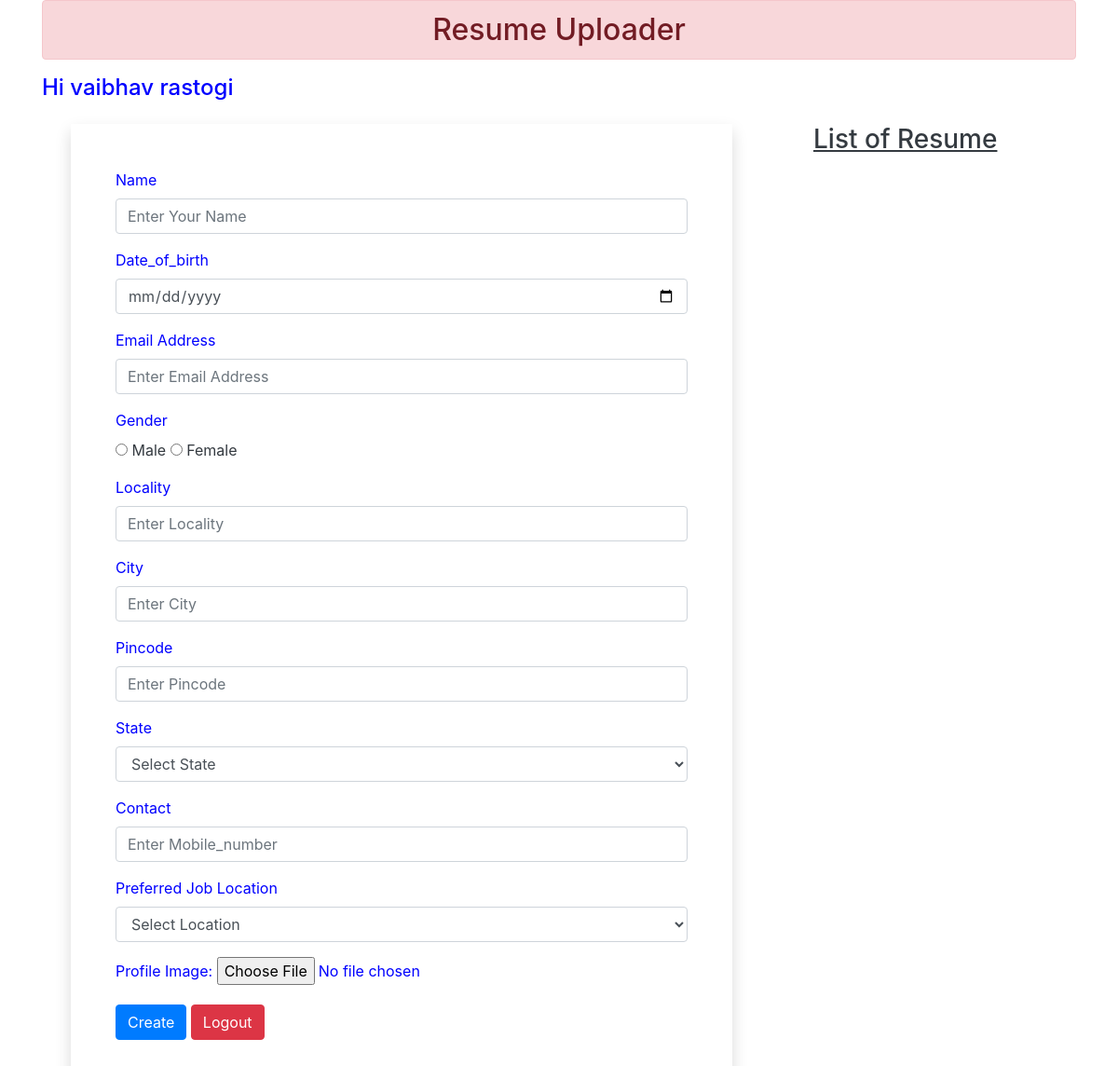
The page /ResumeForm/ (signed in) on the database as committed earlier.
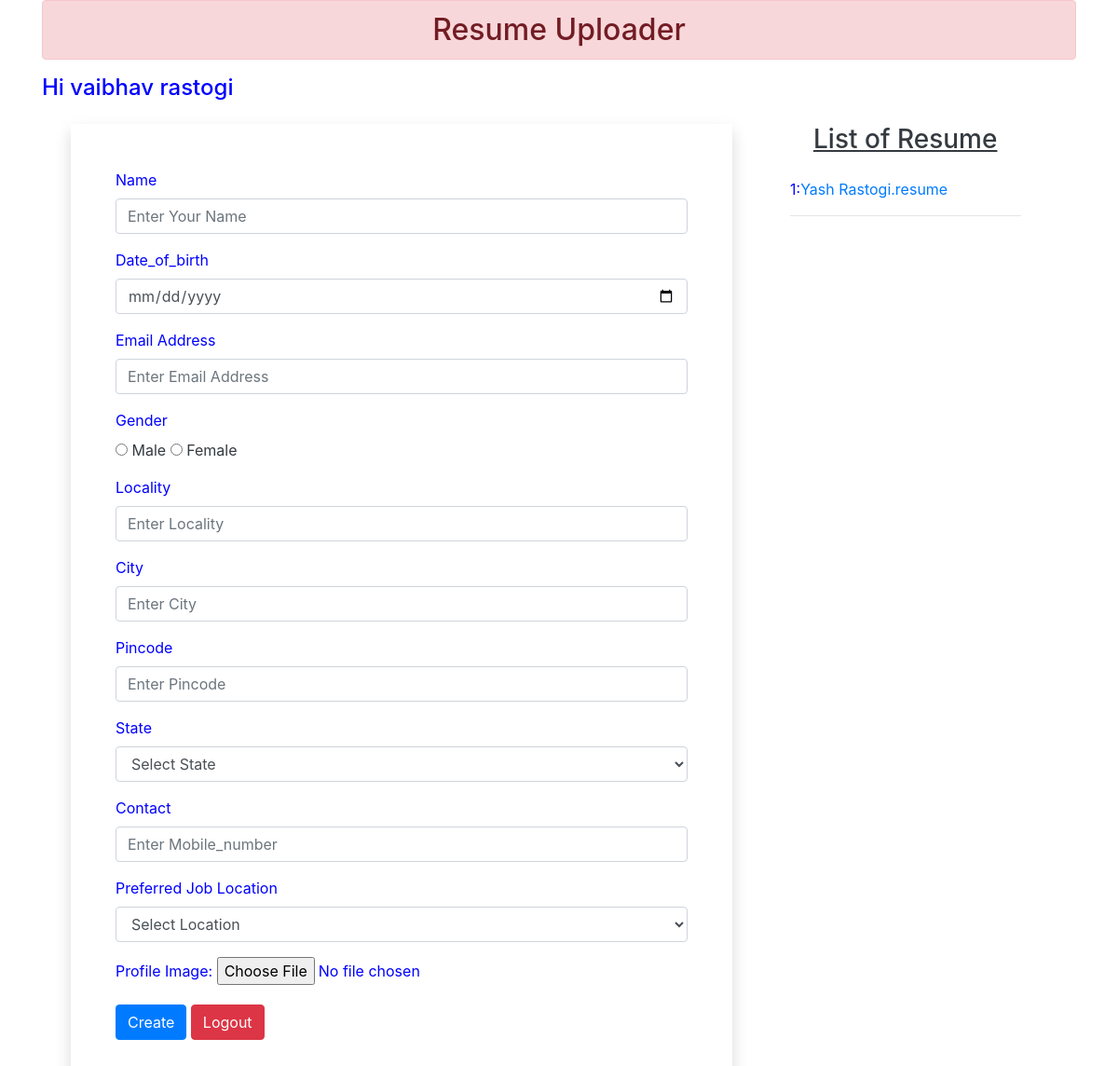
The same page on the database as committed later.
### VRmaker/models.py (models this page shows)
class Filldetails(models.Model):
    name=models.CharField(max_length=100)
    dob=models.DateField(auto_now=False,auto_now_add=False)
    email=models.EmailField(max_length=100)
    gender=models.CharField(max_length=100)
    locality=models.CharField(max_length=100)
    city=models.CharField(max_length=100)
    pincode=models.IntegerField(null=True)
    state=models.CharField(max_length=100)
    contact=models.IntegerField(null=True)
    preferredJL=models.CharField(max_length=100)
    image=models.ImageField(upload_to="myimage",null=True)

### VRmaker/views.py (the view, shortened to what this page needs)
# urls.py: path('ResumeForm/',views.ResumeForm.as_view(),name='fillup'),
class ResumeForm(View):
        def get(self,request):
            if request.user.is_authenticated:
                data=Filldetails.objects.all()
                return render(request,'VRmaker/fillup.html',{'datas':data})
            return HttpResponseRedirect('/login/')

### VRmaker/templates/VRmaker/fillup.html (shortened to what this page needs)
{% extends 'VRmaker/base.html' %}
{% load static %}
{% block content %}
<div>
    <h2 class="alert alert-danger text-center">Resume Uploader</h2>
</div>
<h4>Hi {{request.user.first_name}} {{request.user.last_name}}</h4>
<div class="container">
    <div class="row">
        <div class="col-sm-8 m-3 ">
            <form action="" method="post" class=" shadow p-5" enctype="multipart/form-data">
                <div class="form-group">
                    <label>Name</label>
                    <input type="text" name="name" class="form-control" required id="exampleInputname"
                        placeholder="Enter Your Name"><b></b>
                </div>
                <div class="form-group">
                    <label>Date_of_birth</label>
                    <input type="date" name="dob" class="form-control" required id="exampleInputdate"
                        placeholder="Enter Date_of_birth"><b></b>
                </div>
                <div class="form-group">
                    <label>Email Address</label>
                    <input type="email" name="email" class="form-control" required id="exampleInputEmail1"
                        placeholder="Enter Email Address"><b></b>
                </div>
                <div class="form-group">
                    <label for="exampleInputPassword1">Gender</label><br>
                    <input type="radio" name="gender" value="male"> <span class="text-dark">Male</span>
                    <input type="radio" name="gender" value="female"> <span class="text-dark">Female</span>
                </div>
                <div class="form-group">
                    <label>Locality</label>
                    <input type="text" name="locality" class="form-control" required id="exampleInputlocality"
                        placeholder="Enter Locality"><b></b>
                </div>
                <div class="form-group">
                    <label>City</label>
                    <input type="text" name="city" class="form-control" required id="exampleInputcity"
                        placeholder="Enter City"><b></b>
                </div>
                <div class="form-group">
                    <label>Pincode</label>
                    <input type="number" name="pincode" class="form-control" required id="exampleInputpincode"
                        placeholder="Enter Pincode"><b></b>
                </div>
                <div class="form-group">
                    <label for="state">State</label>
                    <select name="state" id="state" required class="form-control">
                        <option value="SelectState">Select State</option>
                    </select><b></b>
                </div>
                <div class="form-group">
                    <label>Contact</label>
                    <input type="text" name="contact" class="form-control" required id="exampleInputcontact"
                        placeholder="Enter Mobile_number"><b></b>
                </div>
                <div class="form-group">
                    <label for="preferredJL">Preferred Job Location</label>
                    <select name="preferredJL" id="state" required class="form-control">
                        <option value="SelectState">Select Location</option>
                        <option value="Sitapur">Sitapur</option></select><b></b>
                </div>
                <div class="form-group">
                    <label for="exampleFormControlFile1">Profile Image:</label>
                    <input type="file" name="image" class="form-control-image" id="exampleFormControlimage">
                </div>
                <button type="submit" class="btn btn-primary">Create</button>
                <a href="{% url 'logout' %}" class=" btn btn-danger">Logout</a>
            </form>
        </div>
        <div class="col-sm-3 m-3">
            <h3 class="text-center text-dark mb-4"><u>List of Resume</u></h3>
            {% for data in datas %}
            {{data.id}}:<a href="{% url 'showup' data.id %}">{{data.name}}.resume</a><br>
            <hr>
            {% endfor %}
        </div>
    </div>
</div>
{% endblock %}

Rows that differ between the two databases and show on the page:
added Filldetails: id "1", name "Yash Rastogi"
